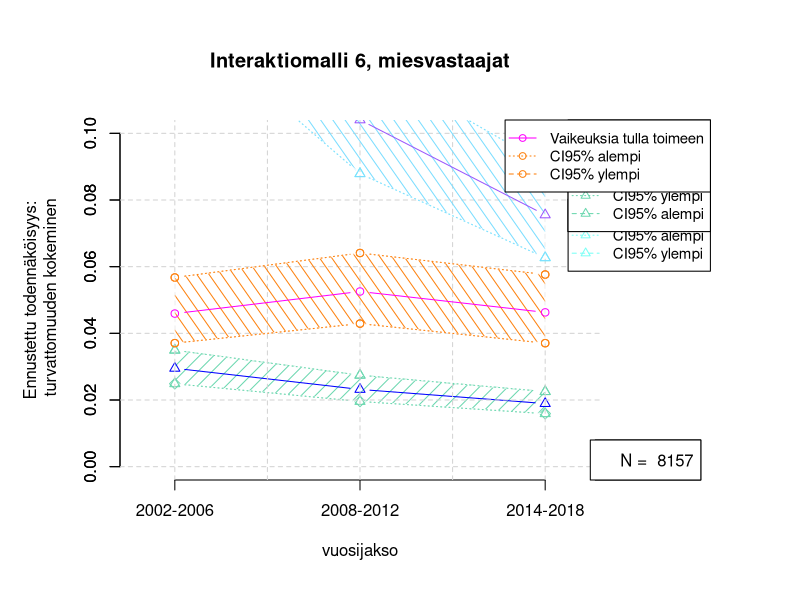
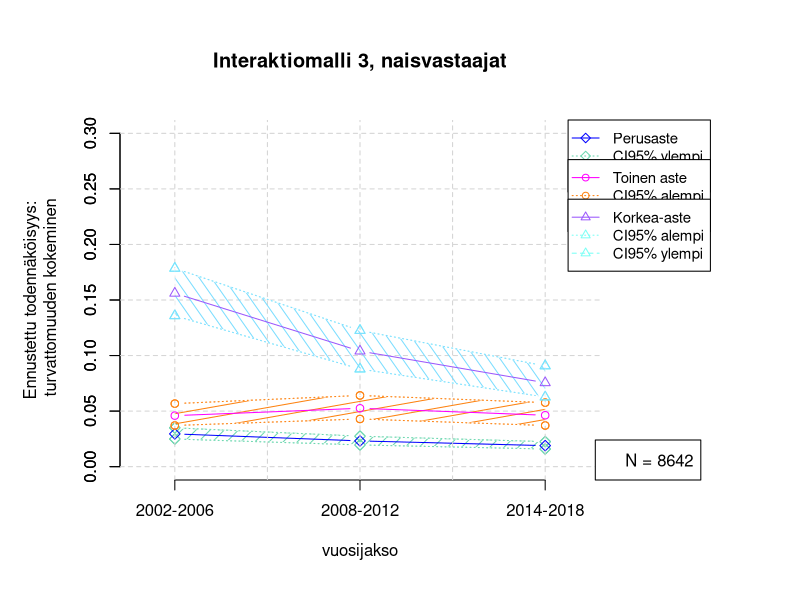

These charts were generated, in order, by the following R code:



#Vuosimuuttujan muodostaminen:

x <- c(1,2,3)
levels(x) <- c("2002-2006", "2008-2012", "2014-2018")


#Ennustettujen todennäköisyyksien syöttäminen:

#interaktiomalli 1, naiset:

int1nperusmeans <- c(.22783, .22721,.21209)
int1nperuslowers <- c(.21861,.21715,.20038)
int1nperusuppers <- c( .23732,.23759,.22430)

int1ntokameans <- c(.16823,.14673,.14142)
int1ntokalowers <- c(.15955,.13974,.13464)
int1ntokauppers <- c(.17727,.15401,.14848)

int1nkorkmeans<- c(.15211,.10602,.07368)
int1nkorklowers<- c(.14348,.09831,.06740)
int1nkorkuppers <- c(.16116,.11425,.08050)
Nint1n <- 9221

#interaktiomalli 3, naiset

int3nperusmeans <- c( .23597,.24307,.21147  )
int3nperuslowers <- c( .20930,.21617,.18368 )
int3nperusuppers <- c(  .26467, .27195,.24197 )

int3ntokameans <- c( .16309,.14538,.13910 )
int3ntokalowers <- c( .14219, .12753,.12173 )
int3ntokauppers <- c( .18620,.16511,.15835 )

int3nkorkmeans<- c(.15607,.10403, .07554  )
int3nkorklowers<- c( .13582, .08789,.06268 )
int3nkorkuppers <- c( .17853,.12260,.09070 )
Nint3n <- 8642

#interaktiomalli 1, miehet:

int1perusmeansm <- c(  0.04316,    0.04301,    0.03952 )
int1peruslowersm <- c( 0.04035,    0.04007,    0.03645  )
int1perusuppersm <- c( 0.04615,    0.04615,    0.04285  )

int1tokameansm <- c( 0.02999,     0.02561,     0.02456  )
int1tokalowersm <- c( 0.02781,     0.02385,     0.02286  )
int1tokauppersm <- c( 0.03233,     0.02751,     0.02638  )

int1korkmeansm <- c( 0.02669,     0.01780,     0.01201  )
int1korklowersm <- c( 0.02458,     0.01618,     0.01080  )
int1korkuppersm <- c(0.02897,     0.01958,     0.01336   )
Nint1m <- 8706

#interaktiomalli 3, miehet:

int3perusmeansm <- c( .03857,     .04030,     .03294  )
int3peruslowersm <- c( .03218,     .03366,     .02687  )
int3perusuppersm <- c( .04613,     .04815,     .04028  )

int3tokameansm <- c( .02712,      .02396,      .02311  )
int3tokalowersm <- c( .02247,      .02001,      .01927  )
int3tokauppersm <- c( .03268,      .02865,      .02769  )

int3korkmeansm <- c( .02808,      .01688,      .01226  )
int3korklowersm <- c( .02321,      .01369,      .00980  )
int3korkuppersm <- c( .03394,      .02080,      .01532  )
Nint3m <- 8188


#Interaktiomalli 4, miehet:

int4toimeenmeansm <- c(  .03243,        .02479,        .02071  )
int4toimeenlowersm <- c(  .02687,        .02041,        .01690  )
int4toimeenuppersm <- c( .03909,        .03010,        .02536   )

int4vaikmeansm <- c( .04916,                   .05645,                   .05047   )
int4vaiklowersm <- c( .03742,                   .04363,                   .03817   )
int4vaikuppersm <- c( .06433,                   .07273,                   .06646   )


Nint4m <- 8664

#Interaktiomalli 6, miehet:

int6toimeenmeansm <- c( .02951,        .02317,        .01893   )
int6toimeenlowersm <- c( .02488,        .01956,        .01590   )
int6toimeenuppersm <- c( .03495,        .02744,        .02252   )

int6vaikmeansm <- c( .04593,                   .05255,                   .04629   )
int6vaiklowersm <- c( .03706,                   .04292,                   .03705   )
int6vaikuppersm <- c( .05675,                   .06410,                   .05764   )


Nint6m <- 8157

#Interaktiomalli 4, naiset:

int4toimeenmeansn <- c(  .17372,        .13984,        .11797  )
int4toimeenlowersn <- c( .15433,        .12296,        .10245   )
int4toimeenuppersn <- c( .19500,        .15861,        .13548  )

int4vaikmeansn <- c(  .24686,                   .27064,                   .24854   )
int4vaiklowersn <- c( .20321,                   .22667,                   .20316   )
int4vaikuppersn <- c( .29636,                   .31959,                   .30018   )

Nint4n <- 9165

#Interaktiomalli 6, naiset:

int6toimeenmeansn <- c( .17442,        .14140,        .11865   )
int6toimeenlowersn <- c(.15507,        .12526,        .10437    )
int6toimeenuppersn <- c(.19549,        .15915,        .13450    )

int6vaikmeansn <- c(  .24546,                    .26846,                   .23024  )
int6vaiklowersn <- c( .21152,                   .23482,                   .19716   )
int6vaikuppersn <- c( .28259,                   .30473,                   .26670   )

Nint6n <- 8606


#TÄSTÄ ETEENPÄIN SYÖTETÄÄN PIIRTURIIN MUUTTUJIA:

# warnings()

#################################################
#y1-y3 1. kategoria
#y4-y6 2. kategoria:

#means y3
y3 <- int6toimeenmeansm
#lowers y2
y2 <- int6toimeenlowersm
#uppers y1
y1 <- int6toimeenuppersm

y4 <- int6vaikmeansm
y5 <- int6vaiklowersm
y6 <- int6vaikuppersm
  
#Malleissa 1-3 käytetään kolmannelle asteelle seuraavia:
#y7-y9 kolmas kategoria

y7 <- int3nkorkmeans
y8 <- int3nkorklowers
y9 <- int3nkorkuppers


dev.off()

########### MIES(MODATTU-katso edellinen fileversio)VASTAAJIEN SKAALA: #############

#par(oma=c(2,2,2,2))
par(mar=c(6,6,6,10))
# plottaus alkaa
plot(x, y2, type = "b", pch=5, frame = FALSE, lty= 3, lwd=1,
     col = "#6BD7AF", xlab = "vuosijakso", ylab = "Ennustettu todennäköisyys:\n turvattomuuden kokeminen", main = "Interaktiomalli 6, miesvastaajat", xlim = c(0.8,3.2),ylim=c(0,0.1), xaxt="n")
axis(1, at = c(1,2,3), labels=levels(x))
axis(2, at=seq(0,0.1,by=0.02))
#title(ylab="Ennustettu todennäköisyys:\n turvattomuuden kokeminen", line=2, cex.lab=1.2)
# Add a second line
lines(x, y1, col = "#6BD7AF", type = "b", pch=2, lty = 2, lwd=1)
polygon(c(x, rev(x)), c(y2, rev(y1)),
        col = "#6BD7AF",
        density = 10, angle = 45, border=0)
lines(x, y1, col = "#6BD7AF", type = "b", pch=2, lty = 3, lwd=1)
lines(x, y2, col = "#6BD7AF", type = "b", pch=2, lty = 3, lwd=1)
lines(x, y3, pch = 2, col = "blue", type = "b", lty = 1)



grid(nx = NULL,
     ny = NULL,
     lty = 2, col = "lightgray", lwd = 1)

#lisätään toinen kategoria
#värejä esim "#3CC3BD" "#FD8210"
lines(x, y5, col = "#FD8210", type = "b", pch=1, lty = 3, lwd=1)
lines(x, y6, col = "#FD8210", type = "b", pch=1, lty = 3, lwd=1)
polygon(c(x, rev(x)), c(y5, rev(y6)),
        col = "#FD8210",
        density = 10, angle = 125, border=0)
lines(x, y5, col = "#FD8210", type = "b", pch=1, lty = 3, lwd=1)
lines(x, y6, col = "#FD8210", type = "b", pch=1, lty = 3, lwd=1)
lines(x, y4, pch = 1, col = "#FF00FF", type = "b", lty = 1)


#lisätään kolmas kategoria
lines(x, y8, col = "#7bfff5", type = "b", pch=2, lty = 3, lwd=1)
lines(x, y9, col = "#7bfff5", type = "b", pch=2, lty = 3, lwd=1)

polygon(c(x, rev(x)), c(y8, rev(y9)),
        col = "#7bddff",
        density = 10, angle = 125, border=0)

lines(x, y8, col = "#7bddff", type = "b", pch=2, lty = 3, lwd=1)
lines(x, y9, col = "#7bddff", type = "b", pch=2, lty = 3, lwd=1)
lines(x, y7, col = "#9b58fc", type = "b", pch=2, lty = 1, lwd=1)

# Legend koulutusasteen mukaan
legend("topright", inset=c(-0.23,0), xpd=TRUE, legend=c("Perusaste", "CI95% ylempi", "CI95% alempi"),
       col=c("blue", "#6BD7AF", "#6BD7AF"), lty = c(1,3,2), pch=5, cex=0.9)
legend("topright", inset=c(-0.23,0.11), xpd=TRUE, legend=c("Toinen aste", "CI95% alempi", "CI95% ylempi"),
       col=c("#FF00FF", "#FD8210", "#FD8210"), lty = c(1,3,2), pch=1, cex=0.9)
legend("topright", inset=c(-0.23,0.22), xpd=TRUE, legend=c("Korkea-aste", "CI95% alempi", "CI95% ylempi"),
       col=c("#9b58fc", "#7bfff5", "#7bfff5"), lty = c(1,3,2), pch=2, cex=0.9)
#legend("topright", inset=c(-0.23,0.34), xpd=TRUE, legend="(N = 8188)")

legend("bottomright",inset=c(-0.21,0), xpd=TRUE, legend="N = 8706")

################################################

#legend toimeentulon mukaan
legend("topright", inset=c(-0.23,0.11), xpd=TRUE, legend=c("Tulee toimeen", "CI95% ylempi", "CI95% alempi"),
       col=c("blue", "#6BD7AF", "#6BD7AF"), lty = c(1,3,2), pch=2, cex=0.9)
legend("topright", inset=c(-0.23,0), xpd=TRUE, legend=c("Vaikeuksia tulla toimeen", "CI95% alempi", "CI95% ylempi"),
       col=c("#FF00FF", "#FD8210", "#FD8210"), lty = c(1,3,2), pch=1, cex=0.9)
legend("bottomright",inset=c(-0.21,0), xpd=TRUE, legend=paste("N = ", Nint6m))




dev.off()

########### NAISVASTAAJIEN SKAALA:   ###########

#par(oma=c(2,2,2,2))
par(mar=c(6,6,6,10))
# plottaus alkaa
plot(x, y2, type = "b", pch=5, frame = FALSE, lty= 3, lwd=1,
     col = "#6BD7AF", xlab = "vuosijakso", ylab = "Ennustettu todennäköisyys:\n turvattomuuden kokeminen", main = "Interaktiomalli 3, naisvastaajat", xlim = c(0.8,3.2),ylim=c(0,0.3), xaxt="n")
axis(1, at = c(1,2,3), labels=levels(x))
axis(2, at=seq(0,0.3,by=0.05))
#title(ylab="Ennustettu todennäköisyys:\n turvattomuuden kokeminen", line=2, cex.lab=1.2)
# Add a second line
lines(x, y1, col = "#6BD7AF", type = "b", pch=5, lty = 2, lwd=1)
polygon(c(x, rev(x)), c(y2, rev(y1)),
        col = "#6BD7AF",
        density = 10, angle = 45, border=0)
lines(x, y1, col = "#6BD7AF", type = "b", pch=5, lty = 3, lwd=1)
lines(x, y2, col = "#6BD7AF", type = "b", pch=5, lty = 3, lwd=1)
lines(x, y3, pch = 5, col = "blue", type = "b", lty = 1)



grid(nx = NULL,
     ny = NULL,
     lty = 2, col = "lightgray", lwd = 1)

#lisätään toinen aste
#värejä esim "#3CC3BD" "#FD8210"
lines(x, y5, col = "#FD8210", type = "b", pch=1, lty = 3, lwd=1)
lines(x, y6, col = "#FD8210", type = "b", pch=1, lty = 3, lwd=1)
polygon(c(x, rev(x)), c(y5, rev(y6)),
        col = "#FD8210",
        density = 10, angle = 10, border=0)
lines(x, y5, col = "#FD8210", type = "b", pch=1, lty = 3, lwd=1)
lines(x, y6, col = "#FD8210", type = "b", pch=1, lty = 3, lwd=1)
lines(x, y4, pch = 1, col = "#FF00FF", type = "b", lty = 1)


#lisätään kolmas aste
lines(x, y8, col = "#7bfff5", type = "b", pch=2, lty = 3, lwd=1)
lines(x, y9, col = "#7bfff5", type = "b", pch=2, lty = 3, lwd=1)

polygon(c(x, rev(x)), c(y8, rev(y9)),
        col = "#7bddff",
        density = 10, angle = 125, border=0)

lines(x, y8, col = "#7bddff", type = "b", pch=2, lty = 3, lwd=1)
lines(x, y9, col = "#7bddff", type = "b", pch=2, lty = 3, lwd=1)
lines(x, y7, col = "#9b58fc", type = "b", pch=2, lty = 1, lwd=1)

# Legend
legend("topright", inset=c(-0.23,0), xpd=TRUE, legend=c("Perusaste", "CI95% ylempi", "CI95% alempi"),
       col=c("blue", "#6BD7AF", "#6BD7AF"), lty = c(1,3,2), pch=5, cex=0.9)
legend("topright", inset=c(-0.23,0.11), xpd=TRUE, legend=c("Toinen aste", "CI95% alempi", "CI95% ylempi"),
       col=c("#FF00FF", "#FD8210", "#FD8210"), lty = c(1,3,2), pch=1, cex=0.9)
legend("topright", inset=c(-0.23,0.22), xpd=TRUE, legend=c("Korkea-aste", "CI95% alempi", "CI95% ylempi"),
       col=c("#9b58fc", "#7bfff5", "#7bfff5"), lty = c(1,3,2), pch=2, cex=0.9)
legend("bottomright",inset=c(-0.21,0), xpd=TRUE, legend="N = 8642")


#####################################################

dev.off()






par(plot.new())


warnings()